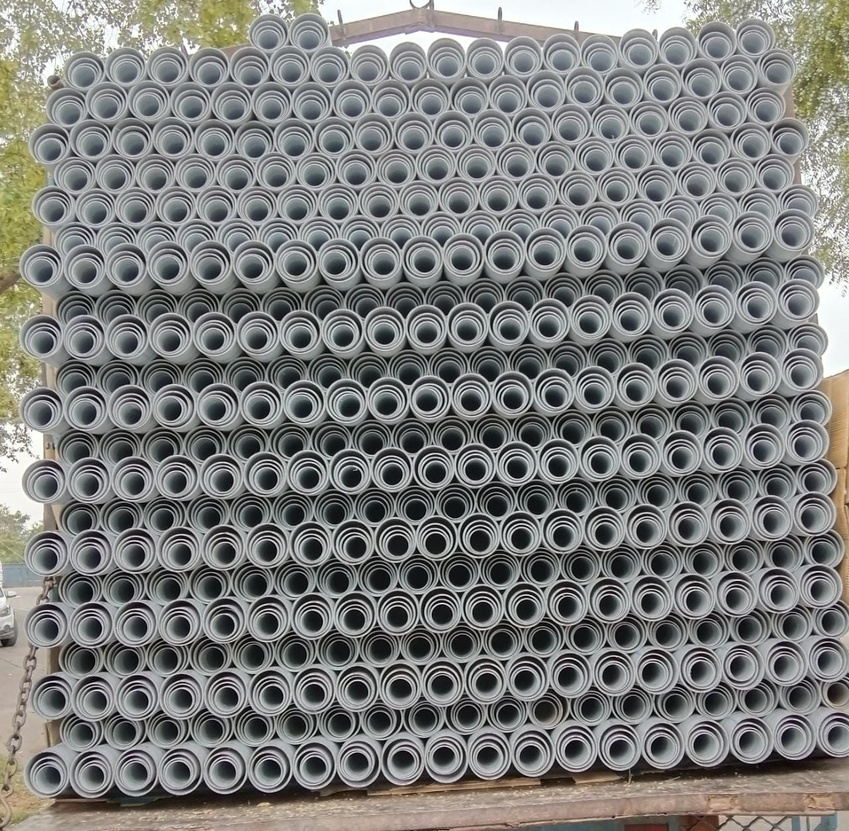
#> input picture reimagefortesting/IMG-20230331-WA0037.jpg, 849 x 831 px, shrunk from 1280 x 1253 before the run
$ python final.py
#> lines starting #> are read from the running program, lines starting #| are printed output that depends on the picture; after the words box and inside, x2 and y2 are one past the last pixel; in counts of white or black regions, pixels touching at a corner belong together
import cv2
import numpy as np

img = cv2.imread("reimagefortesting/IMG-20230331-WA0037.jpg")
#> img is the input picture: shape (831, 849, 3); mean B, G, R 124.1, 125.7, 125

output = img.copy()
gray = cv2.cvtColor(img, cv2.COLOR_BGR2GRAY)
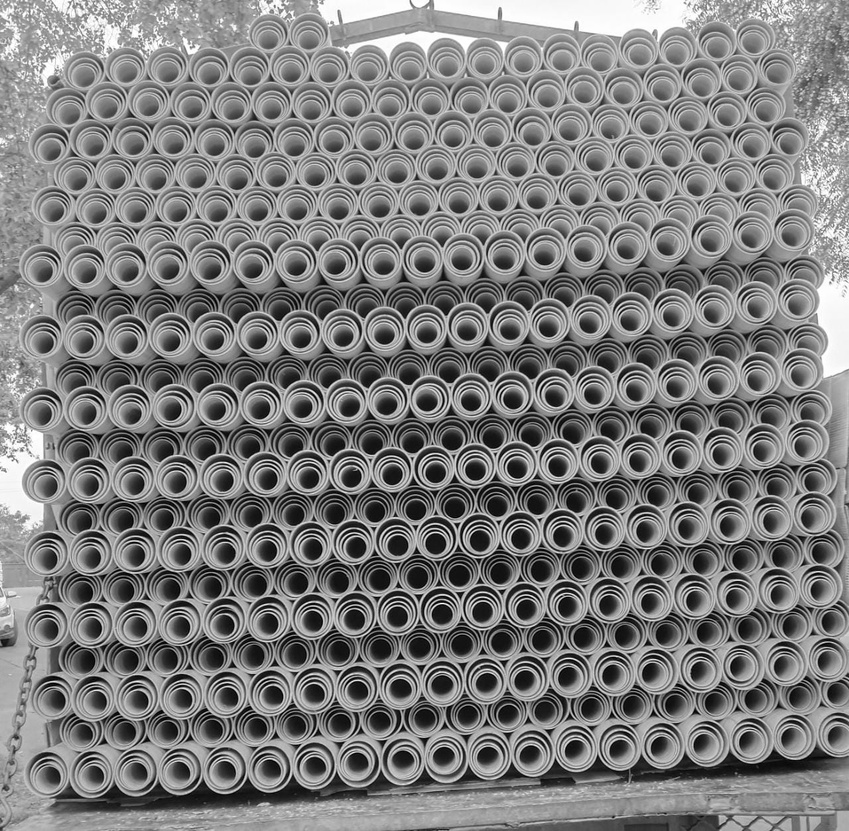
#> gray: shape (831, 849); min 0, max 255, mean 125.3
imgBlur = cv2.GaussianBlur(gray, (5, 5), 16)
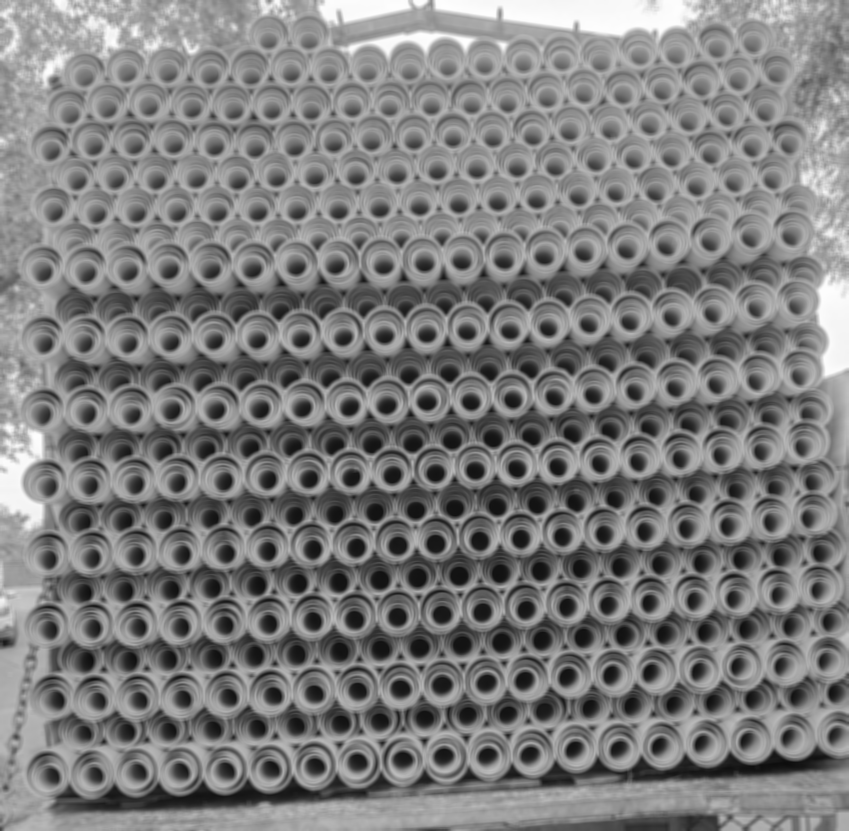
#> imgBlur: shape (831, 849); min 13, max 254, mean 125.3
arr=[]
circles = cv2.HoughCircles(gray,cv2.HOUGH_GRADIENT, 1, 20, param1 = 130,param2 = 30, minRadius = 21, maxRadius = 32)
#> circles = 168 rows, first 8: [589.5, 316.5, 22.4], [751.5, 740.5, 22.4], [610.5, 671.5, 31.4], [91.5, 698.5, 22.4], [374.5, 510.5, 31.4], [442.5, 681.5, 31.4], [814.5, 513.5, 31.4], [462.5, 327.5, 24.6]

if circles is not None:
    circles = np.round(circles[0, :]).astype("int")
#> circles = 168 rows, first 8: [590, 316, 22], [752, 740, 22], [610, 672, 31], [92, 698, 22], [374, 510, 31], [442, 682, 31], [814, 514, 31], [462, 328, 25]
    for (x, y, r) in circles:
        # cv2.circle(output, (x, y), r, (0, 255, 0), 2)
        # Calculate ROI coordinates
        roi_x1, roi_y1 = x - r - 8, y - r - 8
        roi_x2, roi_y2 = x + r + 8, y + r + 8

        if (roi_x1 >= 0 and roi_y1 >= 0 and roi_x2 < output.shape[1] and roi_y2 < output.shape[0]):
            arr.append([roi_x1,roi_y1,roi_x2,roi_y2])
            single_roi = output[roi_y1:roi_y2, roi_x1:roi_x2]
#> this loop made 168 passes
#> (x, y, r, roi_x1, roi_y1, roi_x2, roi_y2) on passes 1 to 3: (590, 316, 22, 560, 286, 620, 346), (752, 740, 22, 722, 710, 782, 770), (610, 672, 31, 571, 633, 649, 711)
#> pass 1, `single_roi = output[roi_y1:roi_y2, roi_x1:roi_x2]`:
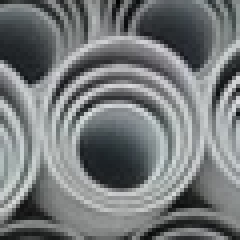
#> single_roi: shape (60, 60, 3) (shown 4 times larger); mean B, G, R 122.9, 121.8, 118.1
#> pass 2, `single_roi = output[roi_y1:roi_y2, roi_x1:roi_x2]`:
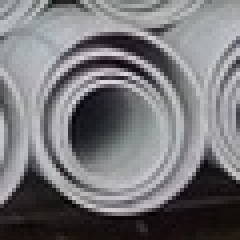
#> single_roi: shape (60, 60, 3) (shown 4 times larger); mean B, G, R 120.8, 118, 118.6
#> pass 3, `single_roi = output[roi_y1:roi_y2, roi_x1:roi_x2]`:
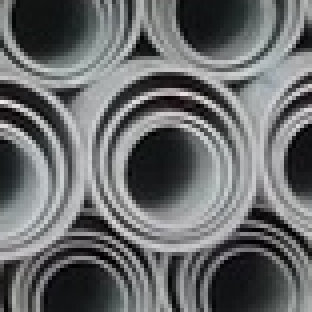
#> single_roi: shape (78, 78, 3) (shown 4 times larger); mean B, G, R 107.7, 106.8, 104.9
#> after the loop, arr = 166 items, first 6: [560, 286, 620, 346], [722, 710, 782, 770], [571, 633, 649, 711], [62, 668, 122, 728], [335, 471, 413, 549], [403, 643, 481, 721]

i=1

ot=output[arr[i][1]:arr[i][3], arr[i][0]:arr[i][2]]

gx = cv2.cvtColor(output[arr[i][1]:arr[i][3], arr[i][0]:arr[i][2]], cv2.COLOR_BGR2GRAY)


circlexs = cv2.HoughCircles(gx,cv2.HOUGH_GRADIENT, 1, 20, param1 = 15,param2 = 30, minRadius = 30, maxRadius = 32)
#> circlexs = None

if circlexs is not None:
    circlexs = np.round(circlexs[0, :]).astype("int")
    for (x, y, r) in circlexs:
        cv2.circle(ot, (x, y), r, (0, 255, 0), 1)


circlexs = cv2.HoughCircles(gx,cv2.HOUGH_GRADIENT, 1, 20, param1 = 15,param2 = 30, minRadius = 24, maxRadius = 36)

if circlexs is not None:
    circlexs = np.round(circlexs[0, :]).astype("int")
    for (x, y, r) in circlexs:
        cv2.circle(ot, (x, y), r, (255, 255, 0), 1)


circlexs = cv2.HoughCircles(gx,cv2.HOUGH_GRADIENT, 1, 20, param1 = 15,param2 = 30, minRadius = 22, maxRadius = 23)
#> circlexs = [[29.5, 30.5, 22.4]]

if circlexs is not None:
    circlexs = np.round(circlexs[0, :]).astype("int")
#> circlexs = [[30, 30, 22]]
    for (x, y, r) in circlexs:
        cv2.circle(ot, (x, y), r, (0, 0, 255), 1)
#> this loop made 1 pass
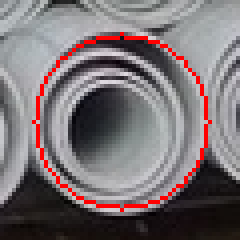
#> ot: shape (60, 60, 3) (shown 4 times larger); 3.44% of pixels changed, all inside (x1, y1, x2, y2) = (8, 8, 53, 53)


circlexs = cv2.HoughCircles(gx,cv2.HOUGH_GRADIENT, 1, 20, param1 = 15,param2 = 30, minRadius = 16, maxRadius = 19)
#> circlexs = [[28.5, 30.5, 18.3]]

if circlexs is not None:
    circlexs = np.round(circlexs[0, :]).astype("int")
#> circlexs = [[28, 30, 18]]
    for (x, y, r) in circlexs:
        cv2.circle(ot, (x, y), r, (255, 0, 0), 1)
#> this loop made 1 pass
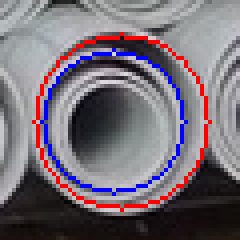
#> ot: shape (60, 60, 3) (shown 4 times larger); 2.78% of pixels changed, all inside (x1, y1, x2, y2) = (10, 12, 47, 49)


cv2.imshow(f'outer circle Detected image-{i}',ot)


cv2.waitKey(0)
print("code completed")

$ run again, with reimagefortesting/IMG-20230329-WA0047.jpg copied over reimagefortesting/IMG-20230331-WA0037.jpg
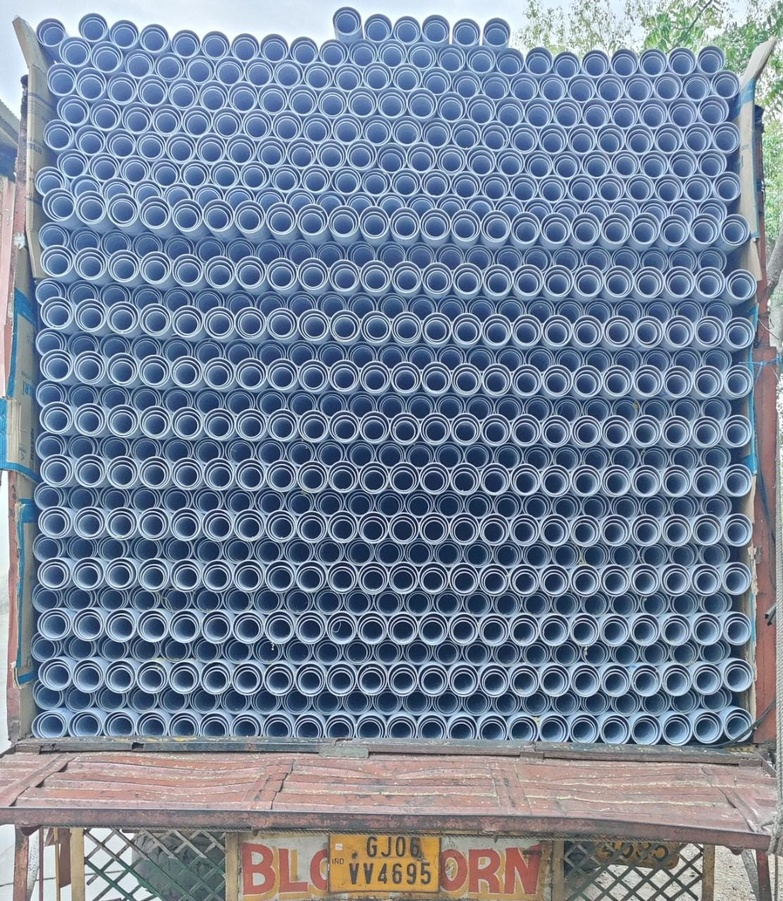
#> input picture reimagefortesting/IMG-20230329-WA0047.jpg, 783 x 901 px, shrunk from 1113 x 1280 before the run
#> img is the input picture: shape (901, 783, 3); mean B, G, R 152.8, 132.6, 118.8
#> `imgBlur = cv2.GaussianBlur(gray, (5, 5), 16)`:
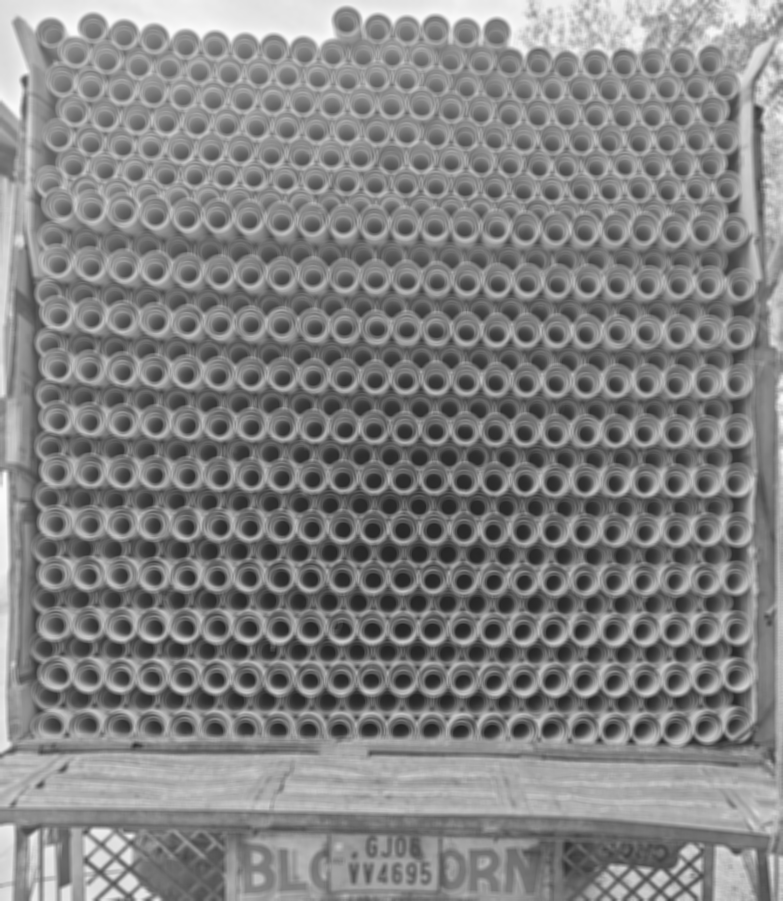
#> imgBlur: shape (901, 783); min 35, max 251, mean 130.7
#> `circles = cv2.HoughCircles(gray,cv2.HOUGH_GRADIENT, 1, 20, param1 = 13..`: circles = [[54.5, 484.5, 22.4], [54.5, 534.5, 22.4]]
#> `circles = np.round(circles[0, :]).astype("int")`: circles = [[54, 484, 22], [54, 534, 22]]
#> the loop `for (x, y, r) in circles:` made 2 passes
#> (x, y, r, roi_x1, roi_y1, roi_x2, roi_y2) on passes 1 to 2: (54, 484, 22, 24, 454, 84, 514), (54, 534, 22, 24, 504, 84, 564)
#> after the loop `for (x, y, r) in circles:`: arr = [[24, 454, 84, 514], [24, 504, 84, 564]]
#> `gx = cv2.cvtColor(output[arr[i][1]:arr[i][3], arr[i][0]:arr[i][2]], cv..`:
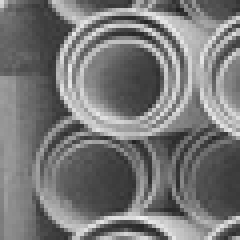
#> gx: shape (60, 60) (shown 4 times larger); min 33, max 240, mean 119.2
#> circlexs = None
